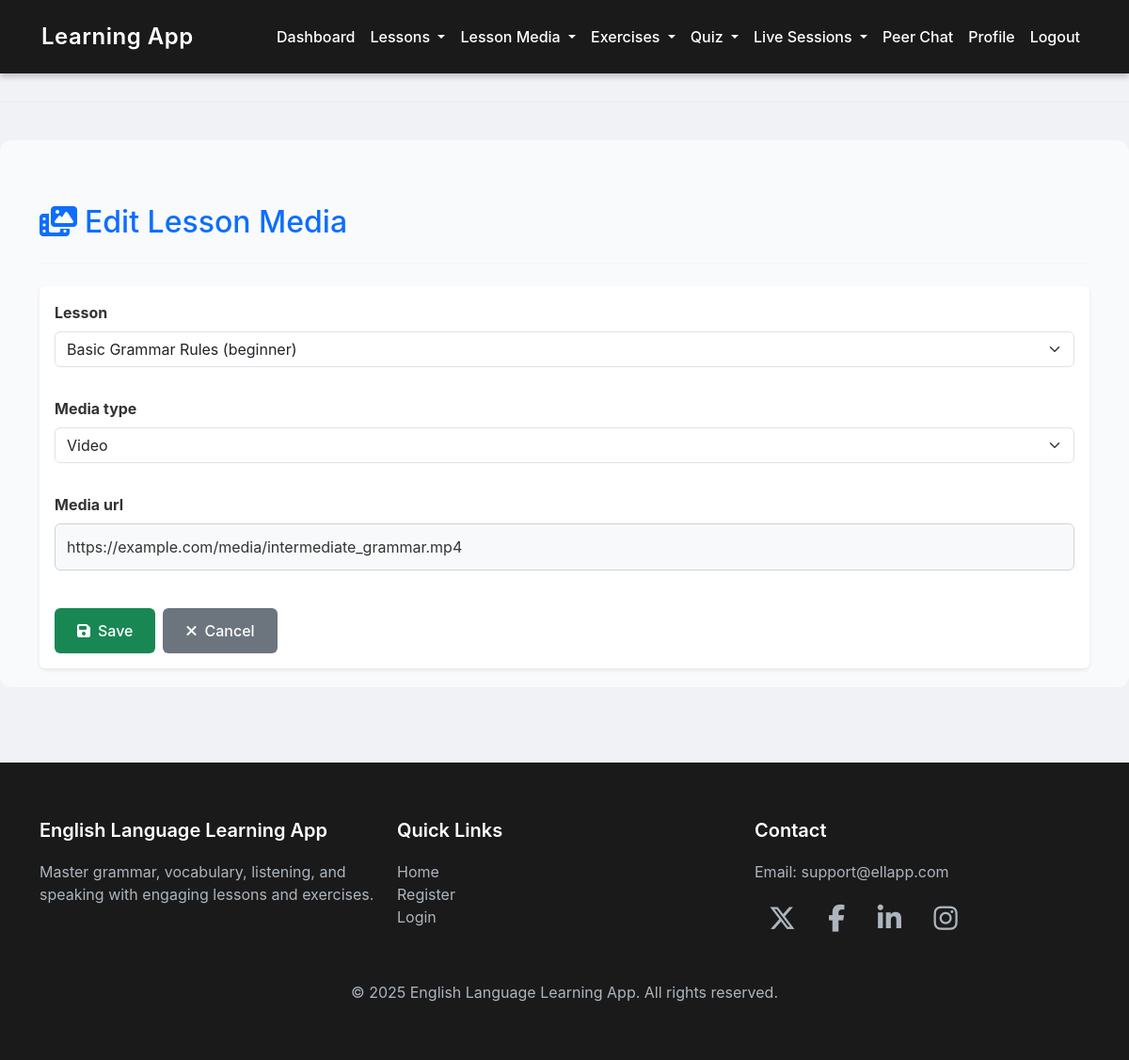
/lesson-media/edit/5/ (signed in), run on the app's committed database.
### myapp/models.py (models this page shows, shortened)
class LessonMedia(models.Model):
    MEDIA_TYPES = [
        ('video', 'Video'),
        ('audio', 'Audio'),
        ('flashcard', 'Flashcard'),
        ('document', 'Document'),
    ]
    lesson = models.ForeignKey(Lesson, on_delete=models.CASCADE, related_name="media")
    media_type = models.CharField(max_length=20, choices=MEDIA_TYPES)
    media_url = models.URLField()

### myapp/views.py (the view)
# urls.py: path('lesson-media/edit/<int:pk>/', views.lesson_media_update, name='lesson_media_update'),
def lesson_media_update(request, pk):
    if request.session.get('user_role') != 'teacher':
        messages.error(request, "Unauthorized access")
        return redirect('login')
    media = get_object_or_404(LessonMedia, pk=pk, lesson__created_by_id=request.session['user_id'])
    if request.method == "POST":
        form = LessonMediaForm(request.POST, instance=media)
        if form.is_valid():
            form.save()
            messages.success(request, "Lesson media updated successfully")
            return redirect('lesson_media_list')
    else:
        form = LessonMediaForm(instance=media)
        form.fields['lesson'].queryset = Lesson.objects.filter(created_by_id=request.session['user_id'])
    return render(request, 'lesson_media/lesson_media_form.html', {'form': form, 'title': 'Edit Lesson Media'})

### myapp/forms.py
class LessonMediaForm(forms.ModelForm):
    class Meta:
        model = LessonMedia
        fields = ['lesson', 'media_type', 'media_url']
        widgets = {
            'lesson': forms.Select(attrs={'class': 'form-select'}),
            'media_type': forms.Select(attrs={'class': 'form-select'}),
            'media_url': forms.URLInput(attrs={'class': 'form-control', 'placeholder': 'Enter Media URL'}),
        }

### myapp/models.py (called while the page is built)
    def __str__(self):
        return f"{self.title} ({self.skill_level})"

### templates/lesson_media/lesson_media_form.html (shortened to what this page needs)
{% extends 'base.html' %}
{% block content %}
<div class="container mt-5">
    <div class="row">
        <div class="col">
            <h2 class="text-primary"><i class="fas fa-photo-video me-2"></i>{{ title }}</h2>
            <hr class="my-4">
        </div>
    </div>
    <div class="row">
        <div class="col">
            <div class="card shadow-sm border-0">
                <div class="card-body">
                    <form method="post">
                        <div class="row g-3">
                            {% for field in form %}
                            <div class="col-md-12 mb-3">
                                <label class="form-label fw-bold">{{ field.label }}</label>
                                {{ field }}
                            </div>
                            {% endfor %}
                        </div>
                        <div class="d-flex gap-2 mt-4">
                            <button type="submit" class="btn btn-success"><i class="fas fa-save me-2"></i>Save</button>
                            <a href="{% url 'lesson_media_list' %}" class="btn btn-secondary"><i class="fas fa-times me-2"></i>Cancel</a>
                        </div>
                    </form>
                </div>
            </div>
        </div>
    </div>
</div>
{% endblock %}

### templates/base.html (style rules this page uses)
body { background-color: #f0f2f5; font-family: 'Inter', -apple-system, BlinkMacSystemFont, sans-serif; color: #333; }
hr { border-top: 1px solid #e0e0e0; margin: 30px 0; }
.form-label { display: block; font-weight: 500; color: #333; margin-bottom: 8px; font-size: 1rem; }
.form-control { width: 100%; padding: 12px; font-size: 1rem; border: 1px solid #ced4da; border-radius: 6px; background-color: #f8f9fa; color: #333; transition: border-color 0.3s ease, box-shadow 0.3s ease; }
.form-control::placeholder { color: #6c757d; opacity: 0.7; }
.btn { padding: 12px 24px; font-size: 1rem; font-weight: 500; border-radius: 6px; border: none; cursor: pointer; transition: background-color 0.3s ease, transform 0.2s ease; }
.btn-secondary { background-color: #6c757d; color: #ffffff; }

### data on the page
LessonMedia: form "Basic Grammar Rules (beginner)" "Video" "https://example.com/media/intermediate_grammar.mp4"

### other printed values
{{ title }} "Edit Lesson Media"
{{ field.label }} "Lesson" "Media type" "Media url"
